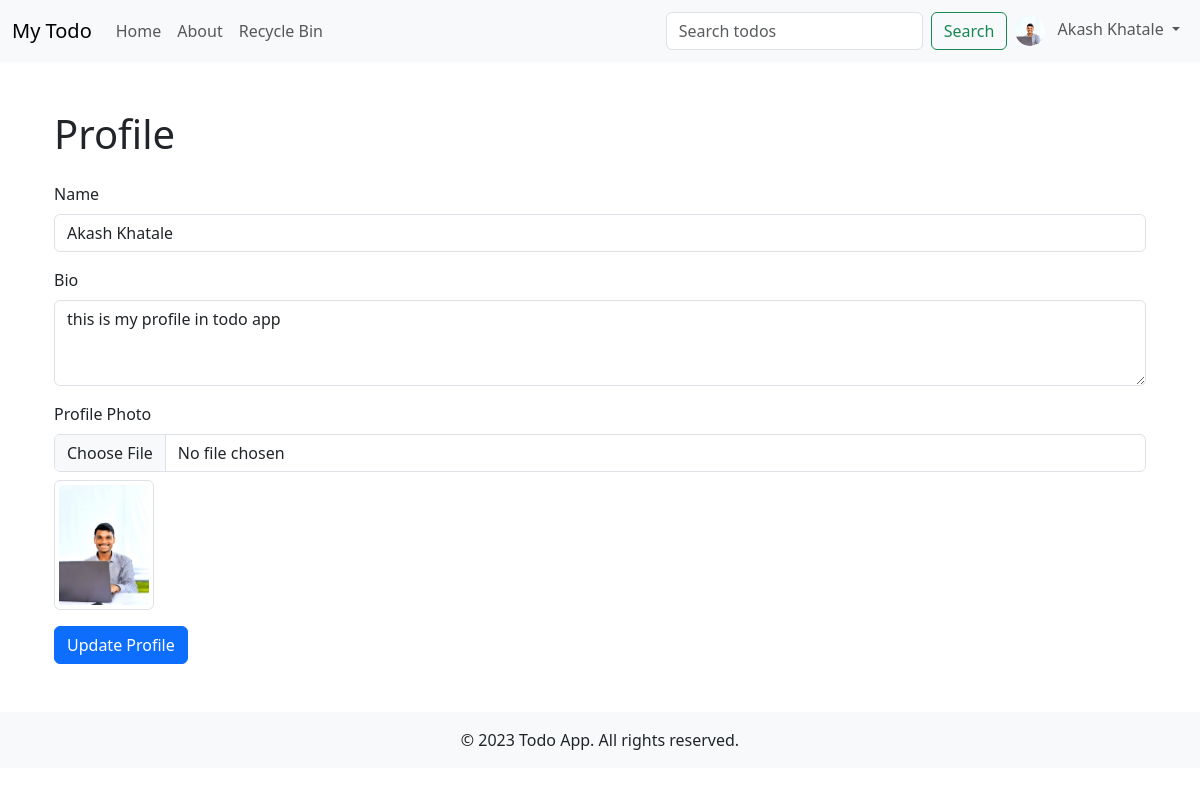
The app's page /profile (signed in) with its own data.
### app.py (models this page shows)
class User(UserMixin, db.Model):
    id = db.Column(db.Integer, primary_key=True)
    email = db.Column(db.String(100), unique=True, nullable=False)
    password = db.Column(db.String(200), nullable=False)
    name = db.Column(db.String(100), nullable=True)  # New field: User's name
    bio = db.Column(db.String(500), nullable=True)  # New field: User's bio
    profile_photo = db.Column(db.String(200), nullable=True)  # New field: Path to profile photo

### app.py (the view, shortened to what this page needs)
@app.route("/profile", methods=['GET', 'POST'])
@login_required
def profile():
    return render_template("profile.html")

### app.py (called while the page is built)
@login_manager.user_loader
def load_user(user_id):
    return User.query.get(int(user_id))

### templates/profile.html (shortened to what this page needs)
{% extends "base.html" %}
{% block content %}
    <div class="container my-5">
        <h1 class="mb-4">Profile</h1>
        <form action="/profile" method="post" enctype="multipart/form-data">
            <div class="mb-3">
                <label for="name" class="form-label">Name</label>
                <input type="text" class="form-control" name="name" id="name" value="{{ current_user.name }}">
            </div>
            <div class="mb-3">
                <label for="bio" class="form-label">Bio</label>
                <textarea class="form-control" name="bio" id="bio" rows="3">{{ current_user.bio }}</textarea>
            </div>
            <div class="mb-3">
                <label for="profile_photo" class="form-label">Profile Photo</label>
                <input type="file" class="form-control" name="profile_photo" id="profile_photo" accept="image/*">
                {% if current_user.profile_photo %}
                    <img src="{{ url_for('static', filename='uploads/' + current_user.profile_photo) }}" alt="Profile Photo" class="img-thumbnail mt-2" width="100">
                {% endif %}
            </div>
            <button type="submit" class="btn btn-primary">Update Profile</button>
        </form>
    </div>
{% endblock %}

### templates/base.html (shortened to what this page needs)
<!DOCTYPE html>
<html lang="en">
<head>
    <link href="https://cdn.jsdelivr.net/npm/bootstrap@5.3.3/dist/css/bootstrap.min.css" rel="stylesheet">
    <link rel="stylesheet" href="https://cdnjs.cloudflare.com/ajax/libs/font-awesome/6.0.0-beta3/css/all.min.css">
</head>
<body>
    <nav class="navbar navbar-expand-lg navbar-light bg-body-tertiary">
        <div class="container-fluid">
            <a class="navbar-brand" href="/">My Todo</a>
            <div class="collapse navbar-collapse" id="navbarNav">
                <ul class="navbar-nav me-auto">
                    <li class="nav-item">
                        <a class="nav-link" href="/">Home</a>
                    </li>
                    <li class="nav-item">
                        <a class="nav-link" href="/about">About</a>
                    </li>
                    <li class="nav-item">
                        <a class="nav-link" href="/recycle-bin">Recycle Bin</a>
                    </li>
                </ul>
                <form class="d-flex" action="/search" method="GET">
                    <input class="form-control me-2" type="search" name="query" placeholder="Search todos" aria-label="Search">
                    <button class="btn btn-outline-success" type="submit">Search</button>
                </form>
                <ul class="navbar-nav">
                    {% if current_user.is_authenticated %}
                        <li class="nav-item dropdown">
                            <a class="nav-link dropdown-toggle" href="#" id="navbarDropdown" role="button"
                                data-bs-toggle="dropdown" aria-expanded="false">
                                {% if current_user.profile_photo %}
                                    <img src="{{ url_for('static', filename='uploads/' + current_user.profile_photo) }}"
                                         alt="Profile Photo" class="profile-photo">
                                {% else %}
                                    <i class="fas fa-user-circle"></i>
                                {% endif %}
                                {% if current_user.name %}
                                    <span class="ms-2">{{ current_user.name }}</span>
                                {% endif %}
                            </a>
                        </li>
                    {% endif %}
                </ul>
            </div>
        </div>
    </nav>
    <div class="container my-4">
        {% block content %}{% endblock %}
    </div>
    <footer class="bg-light text-center py-3 mt-4">
        <div class="container">
            <p class="mb-0">© 2023 Todo App. All rights reserved.</p>
        </div>
    </footer>
</body>
</html>

### templates/base.html (style rules this page uses)
.profile-photo { width: 30px; height: 30px; border-radius: 50%; object-fit: cover; }

### records on screen
User: profile_photo (picture), name "Akash Khatale", bio "this is my profile in todo app"
